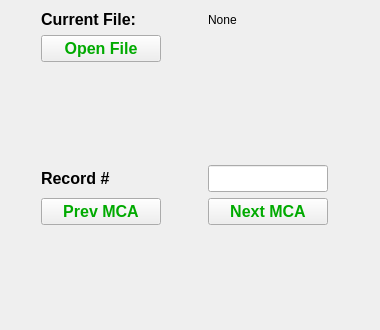
        <widget class="QWidget" name="fileTab">
         <attribute name="title">
          <string>Static File</string>
         </attribute>
         <widget class="QWidget" name="gridLayoutWidget_2">
          <property name="geometry">
           <rect>
            <x>0</x>
            <y>10</y>
            <width>371</width>
            <height>311</height>
           </rect>
          </property>
          <layout class="QGridLayout" name="gridLayout_4">
           <item row="3" column="0">
            <spacer name="verticalSpacer_6">
             <property name="orientation">
              <enum>Qt::Vertical</enum>
             </property>
             <property name="sizeHint" stdset="0">
              <size>
               <width>20</width>
               <height>40</height>
              </size>
             </property>
            </spacer>
           </item>
           <item row="2" column="0">
            <widget class="QPushButton" name="openFile">
             <property name="sizePolicy">
              <sizepolicy hsizetype="Fixed" vsizetype="Fixed">
               <horstretch>0</horstretch>
               <verstretch>0</verstretch>
              </sizepolicy>
             </property>
             <property name="minimumSize">
              <size>
               <width>120</width>
               <height>0</height>
              </size>
             </property>
             <property name="maximumSize">
              <size>
               <width>120</width>
               <height>16777215</height>
              </size>
             </property>
             <property name="palette">
              <palette>
               <active>
                <colorrole role="ButtonText">
                 <brush brushstyle="SolidPattern">
                  <color alpha="255">
                   <red>0</red>
                   <green>170</green>
                   <blue>0</blue>
                  </color>
                 </brush>
                </colorrole>
               </active>
               <inactive>
                <colorrole role="ButtonText">
                 <brush brushstyle="SolidPattern">
                  <color alpha="255">
                   <red>0</red>
                   <green>170</green>
                   <blue>0</blue>
                  </color>
                 </brush>
                </colorrole>
               </inactive>
               <disabled>
                <colorrole role="ButtonText">
                 <brush brushstyle="SolidPattern">
                  <color alpha="255">
                   <red>190</red>
                   <green>190</green>
                   <blue>190</blue>
                  </color>
                 </brush>
                </colorrole>
               </disabled>
              </palette>
             </property>
             <property name="font">
              <font>
               <pointsize>12</pointsize>
               <weight>75</weight>
               <bold>true</bold>
              </font>
             </property>
             <property name="text">
              <string>Open File</string>
             </property>
            </widget>
           </item>
           <item row="5" column="0">
            <widget class="QPushButton" name="previousMCA">
             <property name="sizePolicy">
              <sizepolicy hsizetype="Fixed" vsizetype="Fixed">
               <horstretch>0</horstretch>
               <verstretch>0</verstretch>
              </sizepolicy>
             </property>
             <property name="minimumSize">
              <size>
               <width>120</width>
               <height>0</height>
              </size>
             </property>
             <property name="maximumSize">
              <size>
               <width>120</width>
               <height>16777215</height>
              </size>
             </property>
             <property name="palette">
              <palette>
               <active>
                <colorrole role="ButtonText">
                 <brush brushstyle="SolidPattern">
                  <color alpha="255">
                   <red>0</red>
                   <green>170</green>
                   <blue>0</blue>
                  </color>
                 </brush>
                </colorrole>
               </active>
               <inactive>
                <colorrole role="ButtonText">
                 <brush brushstyle="SolidPattern">
                  <color alpha="255">
                   <red>0</red>
                   <green>170</green>
                   <blue>0</blue>
                  </color>
                 </brush>
                </colorrole>
               </inactive>
               <disabled>
                <colorrole role="ButtonText">
                 <brush brushstyle="SolidPattern">
                  <color alpha="255">
                   <red>190</red>
                   <green>190</green>
                   <blue>190</blue>
                  </color>
                 </brush>
                </colorrole>
               </disabled>
              </palette>
             </property>
             <property name="font">
              <font>
               <pointsize>12</pointsize>
               <weight>75</weight>
               <bold>true</bold>
              </font>
             </property>
             <property name="text">
              <string>Prev MCA</string>
             </property>
            </widget>
           </item>
           <item row="0" column="1">
            <widget class="QLabel" name="openFilename">
             <property name="text">
              <string>None</string>
             </property>
            </widget>
           </item>
           <item row="5" column="1">
            <widget class="QPushButton" name="nextMCA">
             <property name="sizePolicy">
              <sizepolicy hsizetype="Fixed" vsizetype="Fixed">
               <horstretch>0</horstretch>
               <verstretch>0</verstretch>
              </sizepolicy>
             </property>
             <property name="minimumSize">
              <size>
               <width>120</width>
               <height>0</height>
              </size>
             </property>
             <property name="maximumSize">
              <size>
               <width>120</width>
               <height>16777215</height>
              </size>
             </property>
             <property name="palette">
              <palette>
               <active>
                <colorrole role="ButtonText">
                 <brush brushstyle="SolidPattern">
                  <color alpha="255">
                   <red>0</red>
                   <green>170</green>
                   <blue>0</blue>
                  </color>
                 </brush>
                </colorrole>
               </active>
               <inactive>
                <colorrole role="ButtonText">
                 <brush brushstyle="SolidPattern">
                  <color alpha="255">
                   <red>0</red>
                   <green>170</green>
                   <blue>0</blue>
                  </color>
                 </brush>
                </colorrole>
               </inactive>
               <disabled>
                <colorrole role="ButtonText">
                 <brush brushstyle="SolidPattern">
                  <color alpha="255">
                   <red>190</red>
                   <green>190</green>
                   <blue>190</blue>
                  </color>
                 </brush>
                </colorrole>
               </disabled>
              </palette>
             </property>
             <property name="font">
              <font>
               <pointsize>12</pointsize>
               <weight>75</weight>
               <bold>true</bold>
              </font>
             </property>
             <property name="text">
              <string>Next MCA</string>
             </property>
            </widget>
           </item>
           <item row="0" column="0">
            <widget class="QLabel" name="currentFile">
             <property name="sizePolicy">
              <sizepolicy hsizetype="Fixed" vsizetype="Fixed">
               <horstretch>0</horstretch>
               <verstretch>0</verstretch>
              </sizepolicy>
             </property>
             <property name="minimumSize">
              <size>
               <width>120</width>
               <height>0</height>
              </size>
             </property>
             <property name="maximumSize">
              <size>
               <width>120</width>
               <height>16777215</height>
              </size>
             </property>
             <property name="font">
              <font>
               <pointsize>12</pointsize>
               <weight>75</weight>
               <bold>true</bold>
              </font>
             </property>
             <property name="text">
              <string>Current File:</string>
             </property>
             <property name="alignment">
              <set>Qt::AlignLeading|Qt::AlignLeft|Qt::AlignVCenter</set>
             </property>
            </widget>
           </item>
           <item row="6" column="0">
            <spacer name="verticalSpacer_3">
             <property name="orientation">
              <enum>Qt::Vertical</enum>
             </property>
             <property name="sizeHint" stdset="0">
              <size>
               <width>20</width>
               <height>40</height>
              </size>
             </property>
            </spacer>
           </item>
           <item row="4" column="0">
            <widget class="QLabel" name="recordNum_l">
             <property name="sizePolicy">
              <sizepolicy hsizetype="Fixed" vsizetype="Fixed">
               <horstretch>120</horstretch>
               <verstretch>0</verstretch>
              </sizepolicy>
             </property>
             <property name="minimumSize">
              <size>
               <width>120</width>
               <height>0</height>
              </size>
             </property>
             <property name="font">
              <font>
               <pointsize>12</pointsize>
               <weight>75</weight>
               <bold>true</bold>
              </font>
             </property>
             <property name="text">
              <string>Record #</string>
             </property>
             <property name="alignment">
              <set>Qt::AlignLeading|Qt::AlignLeft|Qt::AlignVCenter</set>
             </property>
            </widget>
           </item>
           <item row="4" column="1">
            <widget class="QLineEdit" name="recordNum">
             <property name="sizePolicy">
              <sizepolicy hsizetype="Fixed" vsizetype="Fixed">
               <horstretch>0</horstretch>
               <verstretch>0</verstretch>
              </sizepolicy>
             </property>
             <property name="minimumSize">
              <size>
               <width>120</width>
               <height>0</height>
              </size>
             </property>
             <property name="maximumSize">
              <size>
               <width>120</width>
               <height>16777215</height>
              </size>
             </property>
             <property name="palette">
              <palette>
               <active>
                <colorrole role="Text">
                 <brush brushstyle="SolidPattern">
                  <color alpha="255">
                   <red>0</red>
                   <green>0</green>
                   <blue>255</blue>
                  </color>
                 </brush>
                </colorrole>
               </active>
               <inactive>
                <colorrole role="Text">
                 <brush brushstyle="SolidPattern">
                  <color alpha="255">
                   <red>0</red>
                   <green>0</green>
                   <blue>255</blue>
                  </color>
                 </brush>
                </colorrole>
               </inactive>
               <disabled>
                <colorrole role="Text">
                 <brush brushstyle="SolidPattern">
                  <color alpha="255">
                   <red>190</red>
                   <green>190</green>
                   <blue>190</blue>
                  </color>
                 </brush>
                </colorrole>
               </disabled>
              </palette>
             </property>
             <property name="font">
              <font>
               <pointsize>12</pointsize>
               <weight>75</weight>
               <bold>true</bold>
              </font>
             </property>
             <property name="alignment">
              <set>Qt::AlignCenter</set>
             </property>
             <property name="readOnly">
              <bool>true</bool>
             </property>
            </widget>
           </item>
          </layout>
         </widget>
        </widget>
